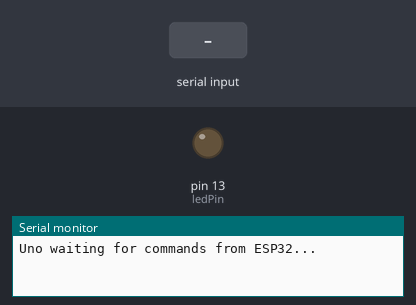
Bench run of a sketch on a simulated Arduino Mega 2560, built with avr-gcc and run on an emulated ATmega2560. Parts: output pins drawn as LEDs (lit = HIGH), the last lines printed to the serial monitor. Inputs (shaded band) come from the test bench.

Above: at 1.2 s.
1.3 s: "on\n" received over the second serial link
At 2.5 s:
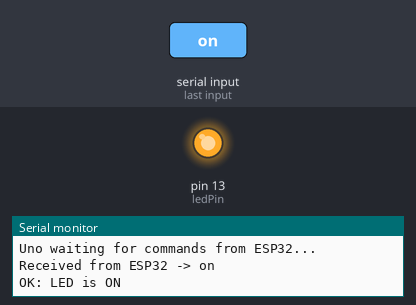
2.8 s: "off\n" received over the second serial link
At 3.8 s:
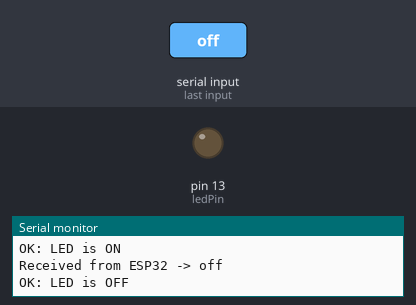
Timing chart, 0 to 5.8 s (numbered marks = the images above; inputs shaded):
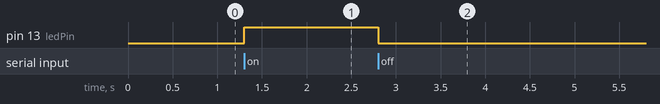

Measured:
- after the input at 1.3 s, pin 13 (ledPin): LOW → HIGH at once
- after the input at 2.8 s, pin 13 (ledPin): HIGH → LOW at once

The sketch:

unoClient.ino
```cpp
#if !defined(__AVR_ATmega328P__)
  #error "❌ не та платформа"
#endif

#include <SoftwareSerial.h>

SoftwareSerial Serial1(2, 3);

const int ledPin = 13;

char buffer[64];
int bufferIndex = 0;

void parseCommand() {
    if (strcmp(buffer, "on") == 0) {
        digitalWrite(ledPin, 1);
        sendLog("OK: LED is ON");
    }
    else if (strcmp(buffer, "off") == 0) {
        digitalWrite(ledPin, 0);
        sendLog("OK: LED is OFF");
    }
    else {
        sendLog("Error: Unknown command '"+String(buffer)+"'");
    }
}

void sendLog(const String &message) {
    Serial .println(message);
    Serial1.println(message);
}

void setup() {
    pinMode(ledPin, OUTPUT);
    digitalWrite(ledPin, 0);

    Serial .begin(9600);
    Serial1.begin(9600);

    Serial.println("Uno waiting for commands from ESP32...");
}

void loop() {
    while (Serial1.available()) {
        char inChar = (char)Serial1.read();
        if (inChar == '\n') {
            buffer[bufferIndex] = '\0';
            if (bufferIndex > 0) {
                Serial.print("Received from ESP32 -> ");
                Serial.println(buffer);
                parseCommand();
            }
            bufferIndex = 0;
        }
        else if (inChar >= 32) {
            if (bufferIndex < sizeof(buffer) - 1) {
                buffer[bufferIndex++] = inChar;
            }
        }
    }
}
```
